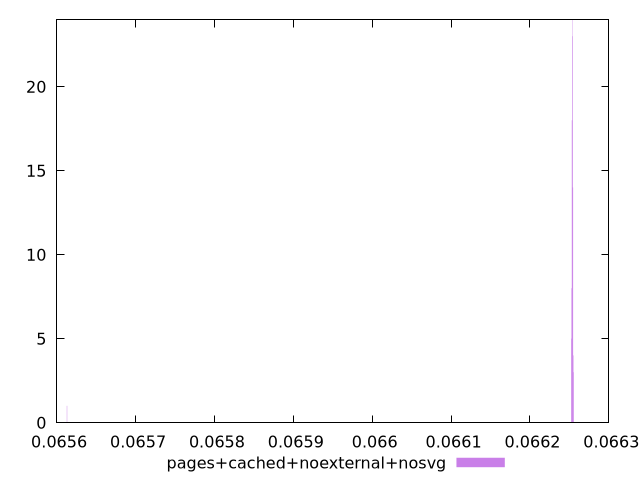

Reproduce this figure in gnuplot.
$_pagesCachedNoexternalNosvg <<EOF
0.06625404412419912 24
0.06625287318566524 8
0.06625326349850987 18
0.0662536538113545 23
0.06625248287282061 5
0.06625443443704375 14
0.066255215062733 3
0.06625482474988838 4
0.0656131504333202 1
EOF
set key outside below
set terminal pngcairo
set output "report_00005_2020-11-02T22-26-11.212Z/total-byte-weight/pages+cached+noexternal+nosvg//hist.png"
set yrange [0:24]
set boxwidth 3.9031284462785057e-7
set style fill transparent solid 0.5 noborder
plot $_pagesCachedNoexternalNosvg title "pages+cached+noexternal+nosvg" with boxes ,
